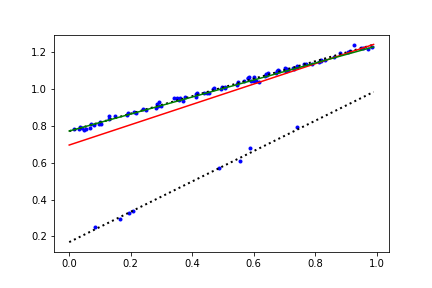

Recreate this plot in Python.
import numpy as np
import matplotlib.pyplot as plt 
import scipy.linalg as lin

#generate some random data
N=100
x=np.random.rand(N,2)
x[:,1]=1

w=np.random.rand(2,2)
y=np.zeros(N)

n=int(np.random.rand()*N)
y[:n]=np.dot(x[:n,:],w[0,:])+np.random.normal(size=n)*.01
y[n:]=np.dot(x[n:,:],w[1,:])+np.random.normal(size=N-n)*.01


rx=np.ones( (100,2) )
r=np.arange(0,1,.01)
rx[:,0]=r

#plot the random dataset
plt.plot(x[:,0],y,'.b')
plt.plot(r,np.dot(rx,w[0,:]),':k',linewidth=2)
plt.plot(r,np.dot(rx,w[1,:]),':k',linewidth=2)

# regularization parameter for the regression weights
lam=.01

def em():
    # mixture weights
    rpi=np.zeros( (2) )+.5

    # expected mixture weights for each data point
    pi=np.zeros( (len(x),2) )+.5

    #the regression weights
    w1=np.random.rand(2)
    w2=np.random.rand(2)

    #precision term for the probability of the data under the regression function 
    eta=100

    for i in range(100):
        if 0:
            plt.plot(r,np.dot(rx,w1),'-r',alpha=.5)
            plt.plot(r,np.dot(rx,w2),'-g',alpha=.5)

        #compute lhood for each data point
        err1=y-np.dot(x,w1)
        err2=y-np.dot(x,w2)
        prbs=np.zeros( (len(y),2) )
        prbs[:,0]=-.5*eta*err1**2
        prbs[:,1]=-.5*eta*err2**2

        #compute expected mixture weights
        pi=np.tile(rpi,(len(x),1))*np.exp(prbs)
        pi/=np.tile(np.sum(pi,1),(2,1)).T

        #max with respect to the mixture probabilities
        rpi=np.sum(pi,0)
        rpi/=np.sum(rpi)

        #max with respect to the regression weights
        pi1x=np.tile(pi[:,0],(2,1)).T*x
        xp1=np.dot(pi1x.T,x)+np.eye(2)*lam/eta
        yp1=np.dot(pi1x.T,y)
        w1=lin.solve(xp1,yp1)

        pi2x=np.tile(pi[:,1],(2,1)).T*x
        xp2=np.dot(pi2x.T,x)+np.eye(2)*lam/eta
        yp2=np.dot(pi[:,1]*y,x)
        w2=lin.solve(xp2,yp2)

        #max wrt the precision term
        eta=np.sum(pi)/np.sum(-prbs/eta*pi)

        #objective function - unstable as the pi's become concentrated on a single component
        obj=np.sum(prbs*pi)-np.sum(pi[pi>1e-50]*np.log(pi[pi>1e-50]))+np.sum(pi*np.log(np.tile(rpi,(len(x),1))))+np.log(eta)*np.sum(pi)
        print(obj,eta,rpi,w1,w2)

        try:
            if np.isnan(obj): break
            if np.abs(obj-oldobj)<1e-2: break
        except:
            pass

        oldobj=obj

    return w1,w2


#run the em algorithm and plot the solution
rw1,rw2=em()
plt.plot(r,np.dot(rx,rw1),'-r')
plt.plot(r,np.dot(rx,rw2),'-g')

plt.savefig('./emExample.png')